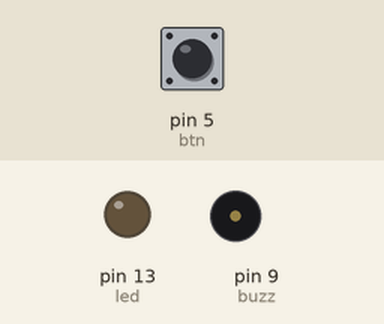
Recording of a sketch running on a simulated Arduino Uno, built with avr-gcc and run on an emulated ATmega328P. Shown: output pins drawn as LEDs (lit = HIGH), buzzer (waves = sounding). The inputs (shaded band) are chosen by the test bench; at power-on: pin 5 (btn) LOW.

Above: at 1.2 s.
1.3 s: pin 5 (btn) pulled HIGH for 0.15 s
At 1.37 s:
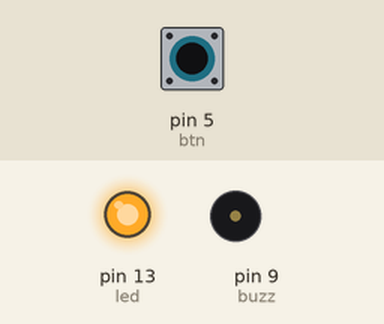
4.3 s: pin 5 (btn) pulled HIGH for 1 s
At 6.6 s:
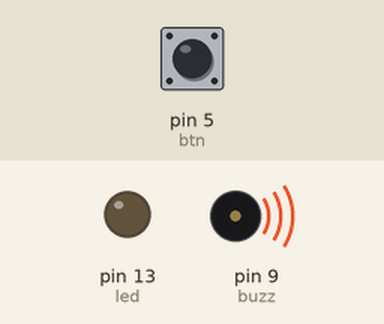
7.3 s: pin 5 (btn) pulled HIGH for 3.2 s
At 8.8 s:
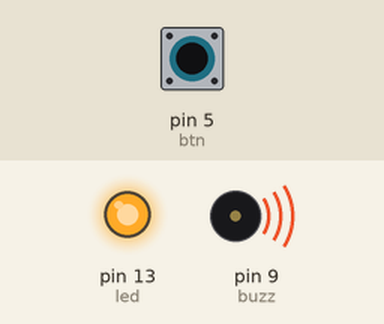
Timing chart, 0 to 18.0 s (numbered marks = the images above; inputs shaded):
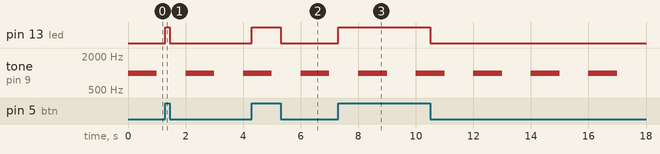

Measured:
- after the input at 1.3 s, pin 13 (led): LOW → HIGH at once, → LOW 0.15 s later
- after the input at 4.3 s, pin 13 (led): LOW → HIGH at once, → LOW 1.0 s later
- after the input at 7.3 s, pin 13 (led): LOW → HIGH at once, → LOW 3.2 s later
- by itself, tone on pin 9 (buzz): alternates 1000 Hz for 1.0 s and silent for 1.0 s

The sketch:

interrupt.ino
```cpp
#include<TimerOne.h>

const int led = 13, buzz = 9, btn = 5;

void setup() {
  Serial.begin(9600);
  pinMode(led, OUTPUT);
  pinMode(buzz, OUTPUT);
  pinMode(btn, INPUT);
    Timer1.initialize(10000);
    Timer1.attachInterrupt(ledBlink);
}

void loop() {
  tone(buzz, 1000); // Send 1KHz sound signal...
  delay(1000);        // ...for 1 sec
  noTone(buzz);     // Stop sound...
  delay(1000);        // ...for 1sec
}
void ledBlink() {
  if (digitalRead(btn)) {
    digitalWrite(led, HIGH);
  } else {
    digitalWrite(led, LOW);
  }

}
```
